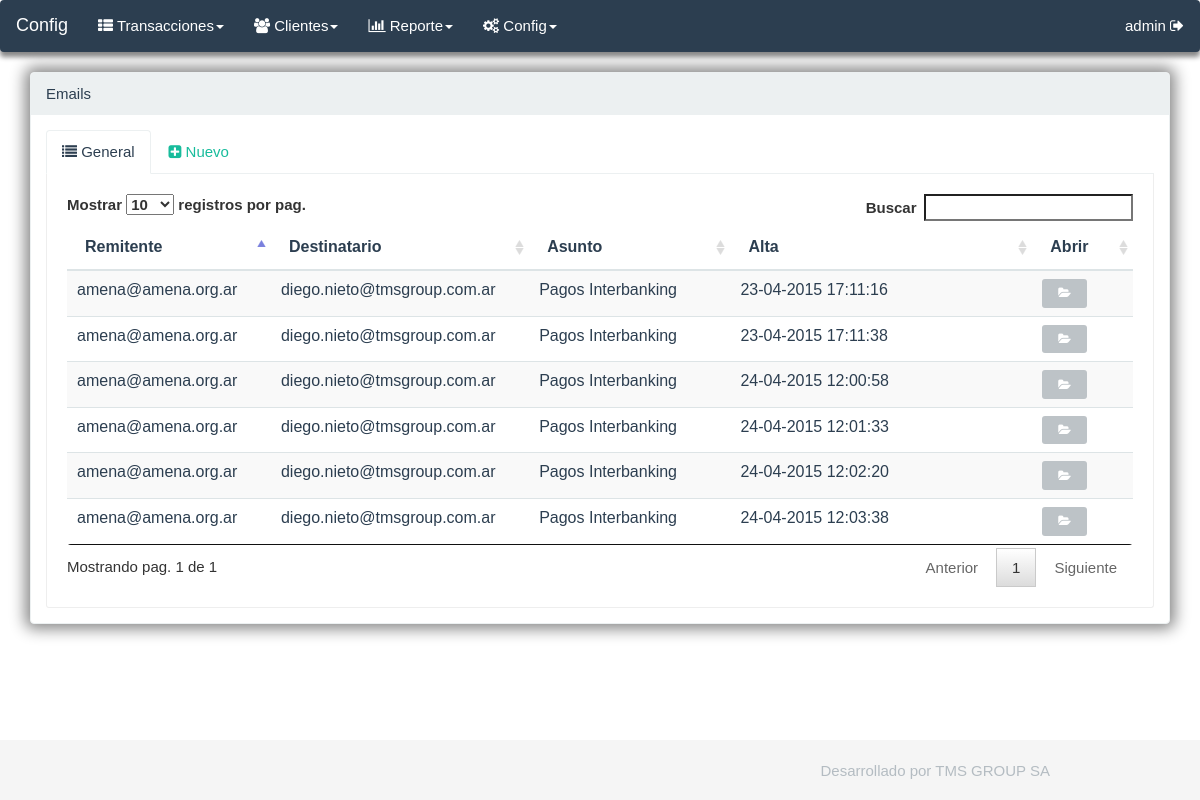
The page /views/emails.php (signed in) on the database its author committed.
### tables this page shows
CREATE TABLE IF NOT EXISTS `emails` (
  `id_email` int(11) NOT NULL AUTO_INCREMENT,
  `id_cliente` int(11) NOT NULL,
  `remitente` varchar(64) NOT NULL,
  `destinatario` varchar(64) NOT NULL,
  `asunto` varchar(128) NOT NULL,
  `mensaje` text NOT NULL,
  `date_add` datetime NOT NULL,
  PRIMARY KEY (`id_email`)
);

### helpers/h_language.php (called while the page is built, shortened)
<?php
$language['abrir']						= 'Abrir';
$language['alias']						= 'Nombre de fantasía';
$language['alta']						= 'Alta';
$language['archivo']					= 'Archivo';
$language['archivo_delete']				= 'El archivo no se encontraba en el servidor';
$language['apellido']					= 'Apellido';
$language['asunto']						= 'Asunto';
$language['ayuda']						= 'Ayuda';
$language['ayuda_estado']				= 'Filtro por estado de transferencia, si no se coloca el estado, la consulta devuelve todos los estados de las transferencias';
$language['ayuda_importe']				= 'Filtro de Importe, Numérico de 10 enteros y 2 decimales';
$language['ayuda_fecha']				= 'Filtro de Fecha de Concertación';
$language['ayuda_operacion']			= 'Filtro por número de Operación, Alfanumérico de 10 posiciones';
$language['borrar']						= 'Borrar';
$language['buscar']						= 'Buscar';
$language['cadena']						= 'Cadena';
$language['cantidad']					= 'Cantidad';
$language['cerrar']						= 'Cerrar';
$language['certificado']				= 'Certificado';
$language['cierre']						= 'Cierre';
$language['cierre_no']					= 'El cierre no fue confeccionado';
$language['cierre_ok']					= 'Ya se ha realizado el cierre, en este momento las transferencias en estado ´Enviada Banco Credito´ compensan';
$language['clave']						= 'Clave';
$language['clave_privada']				= 'Clave privada';
$language['cliente']					= 'Cliente';
$language['clientes']					= 'Clientes';
$language['comunidad']					= 'Comunidad';
$language['compensacion']				= 'Compensación';
$language['comprobante']				= 'Comprobante';
$language['config']						= 'Config';
$language['confirm_eliminar']			= 'Esta seguro que quiere eliminar el registro?';
$language['confirm_volver']				= '¿Esta seguro? no se guardaran los cambios';
$language['contacto']					= 'Contacto';
$language['control_size']				= 'El archivo pesa más de lo que debería, controlar si todo esta ok';
$language['cuenta']						= 'Cuenta';
$language['cuil']						= 'Cuit';
$language['delete_ok']					= 'El registro se ha dado de baja con éxito';
$language['desarrollado']				= 'Desarrollado por TMS GROUP SA';
$language['descargar']					= 'Descargar';
$language['descripcion']				= 'Descripción';
$language['desde']						= 'Desde';
$language['destinatario']				= 'Destinatario';
$language['detalle']					= 'Detalle';
$language['direccion']					= 'Dirección';
$language['editar']						= 'Editar';
$language['email']						= 'Email';
$language['email_ok']					= 'El email se ha enviado con éxito';
$language['empresa']					= 'Empresa';
$language['enviar']						= 'Enviar';
$language['error_dato']					= 'Error en el dato: ';
$language['estado']						= 'Estado';
$language['extension_error']			= 'La extensión del archivo no es la correcta';
$language['general']					= 'General';
$language['generar_cierre']				= 'Generar cierre';
$language['generar_informe']			= 'Generar informe de interbanking ';
$language['generar_incremental']		= 'Generar incremental de interbanking ';
$language['generar_preconfeccion']		= 'Generar pago';
$language['guardar']					= 'Guardar';
$language['hasta']						= 'Hasta';
$language['id']							= 'ID';
$language['id_cuentarecaudacion']		= 'ID Cuenta Recaudación';

### models/Model.php (called while the page is built, shortened)
<?php
class Model
{
    public function __construct()
    {
    	$this->_db = new mysqli(DB_HOST, DB_USER, DB_PASS, DB_NAME);
    }
}

### models/My_model.php (called while the page is built, shortened)
<?php
include_once('Model.php');
class MY_Model extends Model
{
	protected $_tablename	= '';
	protected $_order		= '';
	function __construct(
				$tablename	= null,
				$id			= null,
				$name		= null,
				$order		= null,
				$data_model	= null
				)
	{
		$this->_tablename	= $tablename;
		$this->_order		= $order;
	}
	public function get_registros($where = NULL)
    {
    	if($where == NULL)
		{
			$consulta = 'SELECT * FROM '.$this->_tablename.' ORDER BY '.$this->_order;
		}
		else
		{
			$consulta = 'SELECT * FROM '.$this->_tablename.' WHERE '.$where.' ORDER BY '.$this->_order;
		}
		$result = $this->_db->query($consulta);
		if($result->num_rows > 0)
		{
			while($row = $result->fetch_array())
			{
				$rows[] = $row;
			}
			return $rows;
		}
		else
		{
			return FALSE;
		}
    }
}

### views/emails.php (the view, shortened to what this page needs)
<?php
include_once('menu.php');
$registros			= new m_email();
$configs			= new m_config();
$configs_array		= $configs->get_registros('active = 1');
if(isset($_GET['id']))
{
	$array_registros	= $registros->get_registros('id_email = '.$_GET['id']);
}
else
{
	$array_registros	= $registros->get_registros();
}
?>
<div class='row'>
	<div class="col-md-12">
		<div class="panel panel-default">
			<div class="panel-heading">
				<?php echo get_panel_heading();	?>
			</div>
			<div class="panel-body">
				<?php
				if(isset($_GET['id']))
				{
					foreach($array_registros as $row)
					{
					?>
					<form class="form-horizontal">
						<div class="form-group">
							<label class="col-sm-2 control-label">
								<?php echo $language['remitente'] ?>
							</label>
							<div class="col-sm-10">
								<input class="form-control" value="<?php echo $row['remitente'] ?>" disabled>
							</div>
						</div>
						<div class="form-group">
							<label class="col-sm-2 control-label">
								<?php echo $language['destinatario'] ?>
							</label>
							<div class="col-sm-10">
								<input class="form-control" value="<?php echo $row['destinatario'] ?>" disabled>
							</div>
						</div>
						<div class="form-group">
							<label class="col-sm-2 control-label">
								<?php echo $language['asunto'] ?>
							</label>
							<div class="col-sm-10">
								<input class="form-control" value="<?php echo $row['asunto'] ?>" disabled>
							</div>
						</div>
						<div class="form-group">
							<label class="col-sm-2 control-label">
								<?php echo $language['mensaje'] ?>
							</label>
							<div class="col-sm-10">
								<textarea class="ckeditor form-control" cols="80" id="mensaje" name="mensaje" rows="10" disabled>
									<?php echo $row['mensaje'] ?>
								</textarea>
							</div>
						</div>
						<div class="form-group">
							<label class="col-sm-2 control-label">
								<input type="hidden" class="form-control" id="id" name="id" value="<?php echo $id_cliente ?>" required>
							</label>
							<div class="col-sm-10">
								<a href="emails.php" class="btn btn-danger btn-lg">
									<?php echo $language['volver']?>
								</a>
							</div>
						</div>
					</form>
					<?php
					}
				}
				else
				{
				?>
				<ul class="nav nav-tabs">
					<li class="active"><a href="#tab1" data-toggle="tab"><i class="fa fa-list"></i> <?php echo $language['general'] ?></a></li>
    				<li><a href="#tab2" data-toggle="tab"><i class="fa fa-plus-square"></i> <?php echo $language['nuevo'] ?></a></li>
    			</ul>
   				<div class="tab-content">
				<div class="tab-pane active" id="tab1">
				<table class="table table-striped table-hover" id="datatable" width='100%'>
					<thead>
						<tr>
							<th class='col-md-2'><?php echo $language['remitente'];?></th>
							<th class='col-md-2'><?php echo $language['destinatario'];?></th>
							<th class='col-md-2'><?php echo $language['asunto'];?></th>
							<th class='col-md-3'><?php echo $language['alta'];?></th>
							<th class='col-md-1'><?php echo $language['abrir'];?></th>
						</tr>
					</thead>
					<tbody>
					<?php
					foreach($array_registros as $row)
					{
						echo "<tr>";
						echo "<td class='col-md-2'>".$row['remitente']."</td>";
						echo "<td class='col-md-2'>".$row['destinatario']."</td>";
						echo "<td class='col-md-2'>".$row['asunto']."</td>";
						echo "<td class='col-md-3'>".set_format($row['date_add'], 'datetime')."</td>";
						echo "<td class='col-md-1'><a href='emails.php?id=".$row['id_email']."' class='btn btn-default'><i class='fa fa-folder-open'></i></a></td>";
						echo "</tr>";
					}
					?>
					</tbody>
				</table>
				</div>
				</div>
				<?php
				}
				?>
			</div>
		</div>
	</div>
</div>
<?php
include_once('footer.php');
?>

### libraries/eden-ui/skins/eden.css (style rules this page uses)
a { color: #18bc9c; text-decoration: none; font-weight: 300; }
ul, ol { margin-top: 0; margin-bottom: 10.5px; }
.table { border-collapse: separate; border-radius: 4px; }
.table th, .table td { border-color: #dde4e6 !important; }
.btn { font-family: 'Montserrat', sans-serif; -webkit-transition: all 0.2s ease; transition: all 0.2s ease; text-transform: uppercase; font-weight: 700; font-size: 12px; padding: 8.3px 16px; border-radius: 3px; border:0 !important; }
.btn { border: 0; }
.btn-default, .flat-default, .flat-default.btn-bordered:hover { background-color: #bdc3c7; color: #ffffff; }
.nav-tabs { border-bottom: 1px solid #ecf0f1; }
.nav-tabs > li { float: left; margin-bottom: -1px; }
.nav-tabs > li > a { margin-right: 2px; line-height: 1.42857143; border: 1px solid transparent; border-radius: 4px 4px 0 0; }
.nav-tabs > li.active > a, .nav-tabs > li.active > a:hover, .nav-tabs > li.active > a:focus { color: #2c3e50; background-color: #ffffff; border: 1px solid #ecf0f1; border-bottom-color: transparent; cursor: default; }
.tab-content { padding: 20px; border: 1px solid #eeeeee; border-top: 0; border-bottom-left-radius: 3px; border-bottom-right-radius: 3px; }
.panel { box-shadow: 0px 0px 15px 5px #888888 }
.panel-default { border-color: #ecf0f1; }
.panel-default > .panel-heading { color: #2c3e50; background-color: #ecf0f1; border-color: #ecf0f1; }

### rows shown on the page
emails: remitente "amena@amena.org.ar", destinatario "diego.nieto@tmsgroup.com.ar", asunto "Pagos Interbanking", date_add "23-04-2015 17:11:16"
emails: remitente "amena@amena.org.ar", destinatario "diego.nieto@tmsgroup.com.ar", asunto "Pagos Interbanking", date_add "23-04-2015 17:11:38"
emails: remitente "amena@amena.org.ar", destinatario "diego.nieto@tmsgroup.com.ar", asunto "Pagos Interbanking", date_add "24-04-2015 12:00:58"
emails: remitente "amena@amena.org.ar", destinatario "diego.nieto@tmsgroup.com.ar", asunto "Pagos Interbanking", date_add "24-04-2015 12:01:33"
emails: remitente "amena@amena.org.ar", destinatario "diego.nieto@tmsgroup.com.ar", asunto "Pagos Interbanking", date_add "24-04-2015 12:02:20"
emails: remitente "amena@amena.org.ar", destinatario "diego.nieto@tmsgroup.com.ar", asunto "Pagos Interbanking", date_add "24-04-2015 12:03:38"

### other values the page prints
$language['config'] "Config"
$language['transacciones'] "Transacciones"
$language['clientes'] "Clientes"
$language['reporte'] "Reporte"
$_SESSION['nombre'] "admin"
get_panel_heading() "Emails"
$language['general'] "General"
$language['nuevo'] "Nuevo"
$language['remitente'] "Remitente"
$language['destinatario'] "Destinatario"
$language['asunto'] "Asunto"
$language['alta'] "Alta"
$language['abrir'] "Abrir"
$language['desarrollado'] "Desarrollado por TMS GROUP SA"
